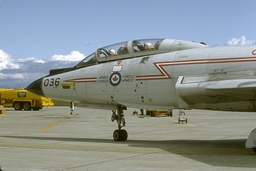
#> input picture Imagenes lab 7/BSR/BSDS500/data/images/test/10081.jpg, 256 x 171 px, shrunk from 481 x 321 before the run; its folder holds only this picture in this run
$ python segunditoo.py   (older library calls are emulated)
#> lines starting #> are read from the running program, lines starting #| are printed output that depends on the picture
### Imagenes lab 7/segmentByClustering.py
#!/usr/local/bin/python3

#function to load images from folder as np.array
# [5 lines left out: function load_image, not called in this run]

#main function performing segmentation
def segmentByClustering(rgbImage, featureSpace, clusteringMethod, numberOfClusters):
    #importing necessary packages and libraries
    import numpy as np
    from skimage import io, color
    import cv2
    import matplotlib.pyplot as plt
    import numpy.matlib
    from sklearn.cluster import KMeans
    import scipy.io as sio
    from PIL import Image
    from sklearn import mixture
    from sklearn import cluster
    import time
    from scipy import ndimage as ndi
    from skimage.morphology import watershed
    from skimage.feature import peak_local_max
    import glob
    import math

    #verify the image is in np array, if not, it is casted
    rgbImage=np.array(rgbImage)
    #color and space maximum normalization values. It will change the representativeness of each channel
    colmax=5
    spacemax=5
    #Image in RGB
    if featureSpace == 'rgb':
        image=rgbImage
        image=cv2.normalize(image,np.zeros((image.shape),dtype=np.uint8),alpha=0, beta=colmax,norm_type=cv2.NORM_MINMAX,dtype=cv2.CV_32F)
    #convert image to lab and resizing the channels to 0-255
    elif featureSpace=='lab':
        image= color.rgb2lab(rgbImage)
        image=cv2.normalize(image,np.zeros((image.shape),dtype=np.uint8),alpha=0, beta=colmax,norm_type=cv2.NORM_MINMAX,dtype=cv2.CV_32F)
    #convert image to hsv and resizing the channels to 0-255
    elif featureSpace=='hsv':
        image= color.rgb2hsv(rgbImage)
        image=cv2.normalize(image,np.zeros((image.shape),dtype=np.uint8),alpha=0, beta=colmax,norm_type=cv2.NORM_MINMAX,dtype=cv2.CV_32F)
    #convert image to rgb+xy and resizing all channels to 0-255
    elif featureSpace=='rgb+xy':
        image=rgbImage
        #generating the x position and y position matrices to stack to the image
        xcoord=np.matlib.repmat(np.array(range(image.shape[1])),image.shape[0],1)
        ycoord=np.matlib.repmat(np.transpose([np.array(range(image.shape[0]))]),1,image.shape[1])
        #set channels to 0-255 range
        image=cv2.normalize(image,np.zeros((image.shape),dtype=np.uint8),alpha=0, beta=colmax,norm_type=cv2.NORM_MINMAX,dtype=cv2.CV_32F)
        xcoord=cv2.normalize(ycoord,np.zeros((xcoord.shape),dtype=np.uint8),alpha=0, beta=spacemax,norm_type=cv2.NORM_MINMAX,dtype=cv2.CV_32F)
        ycoord=cv2.normalize(ycoord,np.zeros((ycoord.shape),dtype=np.uint8),alpha=0, beta=spacemax,norm_type=cv2.NORM_MINMAX,dtype=cv2.CV_32F)
        #concatenating image and x,y position matrices
        image=np.stack((image[:,:,0],image[:,:,1],image[:,:,2],xcoord,ycoord),axis=2)
    #convert image to lab+xy and resizing all channels to 0-255
    elif featureSpace=='lab+xy':
        #convert image to lab colorspace
        image= color.rgb2lab(rgbImage)
        #generating the x position and y position matrices to stack to the image
        xcoord=np.matlib.repmat(np.array(range(image.shape[1])),image.shape[0],1)
        ycoord=np.matlib.repmat(np.transpose([np.array(range(image.shape[0]))]),1,image.shape[1])
        #set channels to 0-255 range
        image=cv2.normalize(image,np.zeros((image.shape),dtype=np.uint8),alpha=0, beta=colmax,norm_type=cv2.NORM_MINMAX,dtype=cv2.CV_32F)
        xcoord=cv2.normalize(xcoord,np.zeros((xcoord.shape),dtype=np.uint8),alpha=0, beta=spacemax,norm_type=cv2.NORM_MINMAX,dtype=cv2.CV_32F)
        ycoord=cv2.normalize(ycoord,np.zeros((ycoord.shape),dtype=np.uint8),alpha=0, beta=spacemax,norm_type=cv2.NORM_MINMAX,dtype=cv2.CV_32F)
        #concatenating image and x,y position matrices
        image=np.stack((image[:,:,0],image[:,:,1],image[:,:,2],xcoord,ycoord),axis=2)
    elif featureSpace=='hsv+xy':
        #convert image to hsv colorspace
        image= color.rgb2hsv(rgbImage)
        #generating the x position and y position matrices to stack to the image
        xcoord=np.matlib.repmat(np.array(range(image.shape[1])),image.shape[0],1)
        ycoord=np.matlib.repmat(np.transpose([np.array(range(image.shape[0]))]),1,image.shape[1])
        #set channels to 0-255 range
        image=cv2.normalize(image,np.zeros((image.shape),dtype=np.uint8),alpha=0, beta=colmax,norm_type=cv2.NORM_MINMAX,dtype=cv2.CV_32F)
        xcoord=cv2.normalize(xcoord,np.zeros((xcoord.shape),dtype=np.uint8),alpha=0, beta=spacemax,norm_type=cv2.NORM_MINMAX,dtype=cv2.CV_32F)
        ycoord=cv2.normalize(ycoord,np.zeros((ycoord.shape),dtype=np.uint8),alpha=0, beta=spacemax,norm_type=cv2.NORM_MINMAX,dtype=cv2.CV_32F)
        #concatenating image and x,y position matrices
        image=np.stack((image[:,:,0],image[:,:,1],image[:,:,2],xcoord,ycoord),axis=2)
    if clusteringMethod=='kmeans':
        imager=np.reshape(image,(1,image.shape[0]*image.shape[1],image.shape[2]))[0]
        kmeans=KMeans(n_clusters=numberOfClusters,random_state=0).fit(imager)
        assig=kmeans.labels_
        seg=np.reshape(assig,(image.shape[0],image.shape[1]))
        return seg
    elif clusteringMethod=='gmm':
        imager=np.reshape(image,(1,image.shape[0]*image.shape[1],image.shape[2]))[0]
        gmm=mixture.GaussianMixture(n_components=numberOfClusters,covariance_type='full').fit(imager)
        assig=gmm.predict(imager)
        seg=np.reshape(assig,(image.shape[0],image.shape[1]))
        return seg
    elif clusteringMethod=='hierarchical':
        imager=np.reshape(image,(1,image.shape[0]*image.shape[1],image.shape[2]))[0]
        hierClus=cluster.AgglomerativeClustering(n_clusters=numberOfClusters,affinity='euclidean')
        assig=hierClus.fit_predict(imager)
        seg=np.reshape(assig,(image.shape[0],image.shape[1]))
        return seg
    elif clusteringMethod=='watershed':
        image=np.mean(image,axis=2)
        local_max = peak_local_max(-1*image, indices=False,num_peaks=numberOfClusters,num_peaks_per_label=1)
        markers=ndi.label(local_max)[0]
        seg=watershed(image,markers)
        return seg

### Imagenes lab 7/segunditoo.py
from segmentByClustering import segmentByClustering
import os
import os.path as osp
import numpy as np
import scipy.io as sio
from PIL import Image
count = 1
ks = range(3, 31, 3)
for root, dirs, files in os.walk('.', topdown=False):
    print(root)
    if(root.startswith('./BSR/BSDS500/data/images/val') or root.startswith('./BSR/BSDS500/data/images/test') or root.startswith('./BSR/BSDS500/data/images/train')):
        for f in files:
            if f.endswith('.jpg'):
                s = root + '/' + f
                im = Image.open(s)
#> im is the input picture: PIL image 256x171 RGB; mean R, G, B 137.1, 145.1, 143.3
                im.load()
                img_act = np.asarray(im, dtype='uint8')
                print('********')
                print(f)
                print(count)
                nsf = np.zeros((len(ks,)), dtype= np.object)
                nss = np.zeros((len(ks),), dtype= np.object)
                i = 0
                for pos in ks:
                    print((i+1))
                    print('----------')
                    nsf[i] = segmentByClustering(img_act, 'lab+xy', 'kmeans', pos)
                    nss[i] = segmentByClustering(img_act, 'rgb+xy', 'kmeans', pos)
                    i+=1
#> this loop made 10 passes
#> pass 1, in segmentByClustering, `seg=np.reshape(assig,(image.shape[0],image.shape[1]))`:
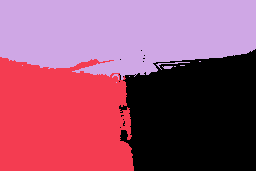
#> seg: shape (171, 256) int32; 3 distinct labels, from 0 to 2; one colour per label, 0 black
#> after the loop, i = 10
                name = f.split('.')
                dv = 'results_lab_val_kmeans'
                ddv = 'results_rgb_val_kmeans'
                dt = 'results_lab_test_kmeans'
                ddt = 'results_rgb_test_kmeans'
                dr = 'results_lab_train_kmeans'
                ddr = 'results_rgb_train_kmeans'
                if not osp.exists(dv):
                    os.mkdir(dv)
                if not osp.exists(ddv):
                    os.mkdir(ddv)
                if not osp.exists(dt):
                    os.mkdir(dt)
                if not osp.exists(ddt):
                    os.mkdir(ddt)
                if not osp.exists(dr):
                    os.mkdir(dr)
                if not osp.exists(ddr):
                    os.mkdir(ddr)
                n1 = dv + '/' + name[0] + '.mat'
                n2 = ddv + '/' + name[0] + '.mat'
                n3 = dt + '/' + name[0] + '.mat'
                n4 = ddt + '/' + name[0] + '.mat'
                n5 = dr + '/' + name[0] + '.mat'
                n6 = ddr + '/' + name[0] + '.mat'
                h = root.split('/')
                if h[-1] == 'val':
                    sio.savemat(n1, {'segs': nsf})
                    sio.savemat(n2, {'segs': nss})
                elif h[-1].startswith('tr'):
                    sio.savemat(n5, {'segs': nsf})
                    sio.savemat(n6, {'segs': nss})
                else:
                    sio.savemat(n3, {'segs': nsf})
                    sio.savemat(n4, {'segs': nss})
                count += 1
#> pass 2 of the loop `for root, dirs, files in os.walk('.', topdown=False):`:
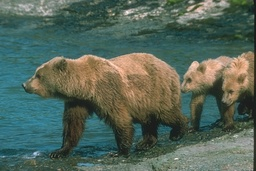
#> input picture Imagenes lab 7/BSR/BSDS500/data/images/train/100075.jpg, 256 x 171 px, shrunk from 481 x 321 before the run
#> im is the input picture: PIL image 256x171 RGB; mean R, G, B 84.3, 101.7, 89.2
#> the loop `for pos in ks:` made 10 passes
#> pass 1, in segmentByClustering (call 21), `seg=np.reshape(assig,(image.shape[0],image.shape[1]))`:
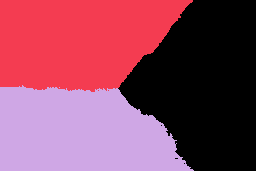
#> seg: shape (171, 256) int32; 3 distinct labels, from 0 to 2; one colour per label, 0 black
